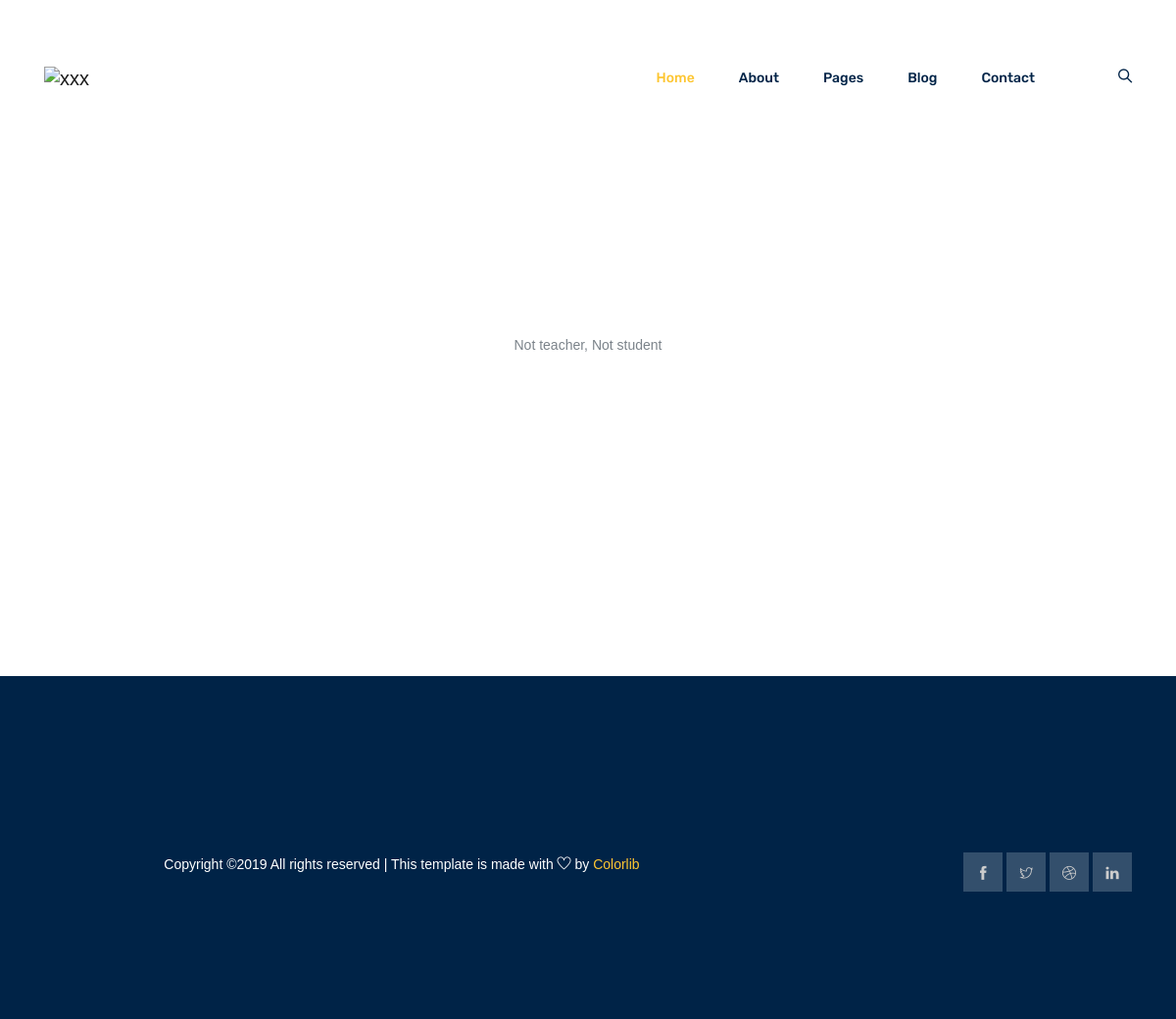
/home/ (signed in), run on an earlier commit of the app's database.
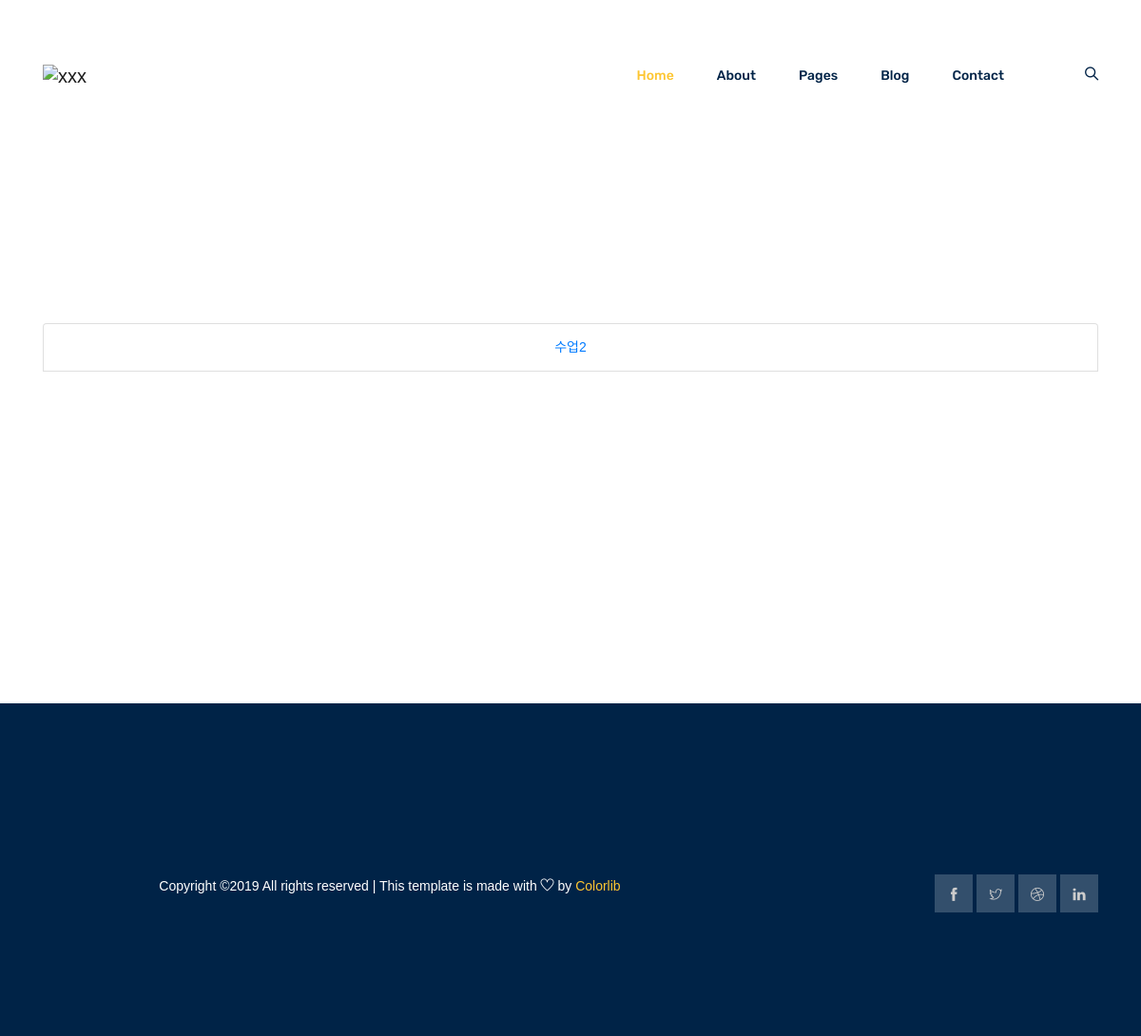
And on a later commit of the database.
### lessons/models.py (models this page shows, shortened)
class TimeStampedModel(models.Model):
    created_at = models.DateTimeField(auto_now_add=True)
    updated_at = models.DateTimeField(auto_now=True)
    class Meta:
        abstract = True

class Lesson(TimeStampedModel):
    teacher = models.ForeignKey(User, on_delete=models.CASCADE)
    name = models.CharField(max_length=200)

### users/views.py (the view)
# urls.py: path('', views.home, name="list"),
@login_required
def home(request):
    user = request.user
    if user.state == 'Teacher':
        lessons = Lesson.objects.filter(teacher=user)
    else:
        lessons = Order.objects.filter(student=user)
    return render(request, 'home.html', {'user': user, 'lessons': lessons})

### users/templates/home.html (shortened to what this page needs)
{% extends 'base.html' %}
{% block content %}
<br>
<br>
<br>
<br>
<!DOCTYPE html PUBLIC "-//W3C//DTD XHTML 1.0 Strict//EN""http://www.w3.org/TR/xhtml1/DTD/xhtml1-strict.dtd">
<html>
<head>
<link rel='stylesheet' type='text/css' href='http://www.blueb.co.kr/data/201010/IJ12872423858253/fullcalendar.css' />
</head>
<body>
</body>
</html>
<div>
{% if user.state == 'Teacher' %}
    {% if lessons.count > 0 %}
    {% for lesson in lessons %}
    <ul class="list-group">
        <li class="list-group-item"><a href="{% url 'classes' %}">{{ lesson.name }}</a></li>
        <br>
    </ul>
    {% endfor %}
    {% else %}
    No Lessons
    {% endif %}
{% else %}
Not teacher, Not student
{% endif %}
</div>
{% endblock %}

What changed in the data, as far as the page shows it:
now on this page (row edited): Lesson: name "수업2"
Also different on the page:
text no longer shown: "Not teacher, Not student"
